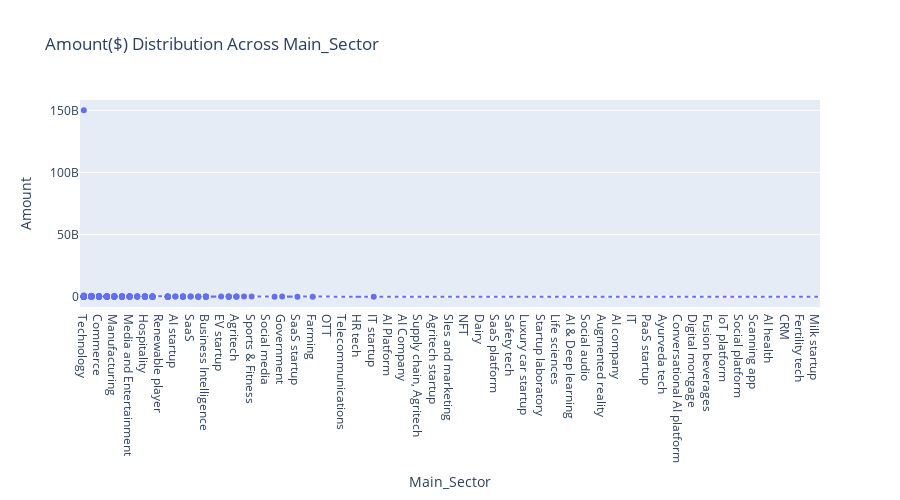

The notebook cell saved with this chart:
### Markdown cell above
##### Numerical -Categorical

### Code cell
# Create the box plot using Plotly Express
fig = px.box(df, x='Main_Sector', y='Amount', title='Amount($) Distribution Across Main_Sector',
             labels={'sector': 'Sector', 'amount($)': 'Amount($)'})
fig.update_layout(xaxis={'categoryorder': 'total descending'},
                  height=500,
                  width=900)
fig.show()

### Figure 1 — Plotly figure (JSON) as saved in the notebook; plotly's stock layout.template omitted (floating-point values rounded to 4 significant figures; data arrays with more than 128 entries replaced by an {"elided": "..."} marker saying what was removed)
{"data": [{"alignmentgroup": "True", "hovertemplate": "Main_Sector=%{x}<br>Amount=%{y}<extra></extra>", "legendgroup": "", "marker": {"color": "#636efa"}, "name": "", "notched": false, "offsetgroup": "", "orientation": "v", "showlegend": false, "type": "box", "x": {"elided": "2258 str values"}, "x0": " ", "xaxis": "x", "y": {"elided": "2258 int values"}, "y0": " ", "yaxis": "y"}], "layout": {"boxmode": "group", "height": 500, "legend": {"tracegroupgap": 0}, "title": {"text": "Amount($) Distribution Across Main_Sector"}, "width": 900, "xaxis": {"anchor": "y", "categoryorder": "total descending", "domain": [0, 1], "title": {"text": "Main_Sector"}}, "yaxis": {"anchor": "x", "domain": [0, 1], "title": {"text": "Amount"}}}}
